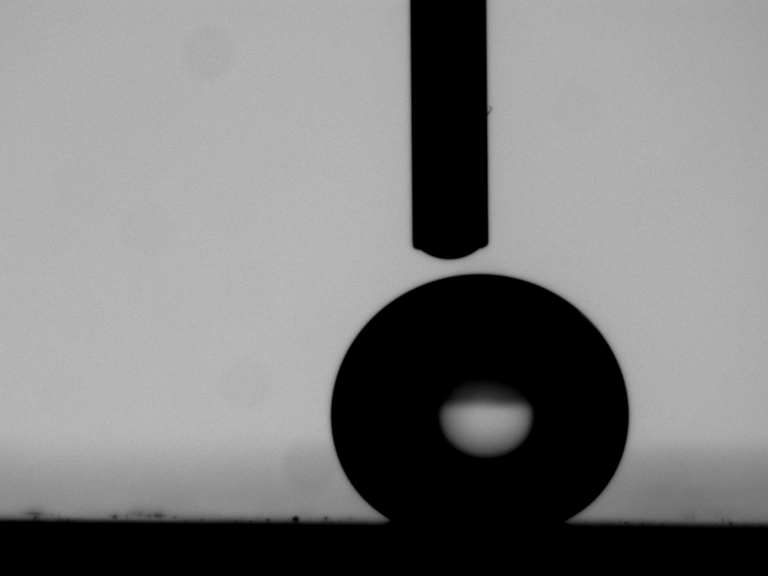
#> input picture experimental data set/10.bmp, 768 x 576 px
$ python -i preprocessing.py   (imports and definitions only)   (older library calls are emulated)
#> lines starting #> are read from the running program, lines starting #| are printed output that depends on the picture; after the words box and inside, x2 and y2 are one past the last pixel; in counts of white or black regions, pixels touching at a corner belong together
#> further down, picture is the input picture: shape (576, 768, 3); min 0, max 191, mean 124.4
#!/usr/bin/env python
# coding=utf-8

"""This code serves as a discrete instance of image preprocessing before contact
angle fit software is implemented

This includes automatic identification of the drop through Hough transform,
followed by cropping of the image to isolate the drop. Tilt correction is then
performed using the identified contact points of the drop.
"""


from sklearn.cluster import OPTICS  # for clustering algorithm
import numpy as np
import matplotlib.pyplot as plt
import cv2
import math  # for tilt_correction
from scipy import misc, ndimage  # for tilt_correction


def auto_crop(img, low=50, high=150, apertureSize=3, verbose=0):  # DS 08/06/23
    '''
    Automatically identify where the crop should be placed within the original
    image

    This function utilizes the opencv circular and linear Hough transfrom
    implementations to identify the most circular object in the image
    (the droplet), and center it within a frame that extends by padding to each
    side.

    :param img: 2D numpy array of [x,y] coordinates of the edges of the
                  image
    :param low: Value of the weak pixels in the dual thresholding
    :param high: Value of the strong pixels in the dual thresholding
    :param apertureSize: The aperture size variable given to cv2.Canny during
                        edge detection
    :param verbose: Integer values from 0 to 2, giving varying degrees of detail
    :return: list of [left, right, top, bottom] values for the edges of the
             bounding box
    '''
#> called with low = 50, high = 150, apertureSize = 3, verbose = 0

    if verbose >= 1:
        print('Performing auto-cropping, please wait...')

    # find edges in the image
    gray = cv2.cvtColor(img, cv2.COLOR_BGR2GRAY)
    edges = cv2.Canny(gray, low, high, apertureSize=apertureSize)
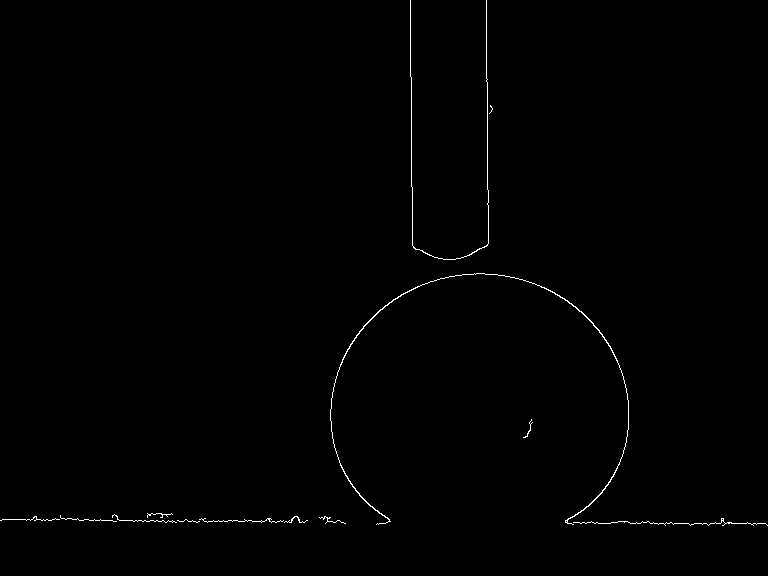
#> edges: shape (576, 768); 0.48% white in thin lines or dots

    # hough circle to find droplet - minRadius at 5% img width
    circles = cv2.HoughCircles(edges, cv2.HOUGH_GRADIENT, 1,
                               minDist=max(img.shape),  # one circle
                               param1=30,
                               param2=15,
                               minRadius=int(img.shape[1]*0.02),  # 0.05
                               maxRadius=0)
#> circles = [[480.5, 423.5, 151.1]]

    if circles is not None:
        circles = np.uint16(np.around(circles))
#> circles = [[480, 424, 151]]
        for i in circles[0, :]:
            center = (i[0], i[1])
            radius = i[2]

            if verbose >= 2:
                circle1 = plt.Circle(center, 1, color='r')
                # now make a circle with no fill, which is good for hi-lighting key results
                circle2 = plt.Circle(center, radius, color='r', fill=False)

                ax = plt.gca()
                ax.axis('equal')

                ax.add_patch(circle1)
                ax.add_patch(circle2)

                fig = plt.gcf()
                fig.set_size_inches(10, 10)

                plt.imshow(img)
                plt.title("Hough circle")
                plt.show()
                plt.close()
#> this loop made 1 pass
    else:
        # hough circle to find droplet - minRadius at 0
        circles = cv2.HoughCircles(edges, cv2.HOUGH_GRADIENT, 1,
                                   minDist=max(img.shape),  # one circle
                                   param1=30,
                                   param2=20,
                                   minRadius=0,
                                   maxRadius=0)
    if circles is not None:
        circles = np.uint16(np.around(circles))
        for i in circles[0, :]:
            center = (i[0], i[1])
            radius = i[2]

            if verbose >= 2:
                circle1 = plt.Circle(center, 1, color='r')
                # now make a circle with no fill, which is good for hi-lighting key results
                circle2 = plt.Circle(center, radius, color='r', fill=False)

                ax = plt.gca()
                ax.axis('equal')

                ax.add_patch(circle1)
                ax.add_patch(circle2)

                fig = plt.gcf()
                fig.set_size_inches(10, 10)

                plt.imshow(img)
                plt.title("Hough circle")
                plt.show()
                plt.close()
    else:
        print('Hough circle failed to identify a drop')

    # crop image based on circle found (this prevents hough line identifying the needle)
    bottom = int(center[1] + (radius * 1.2))  # add 20% padding
#> bottom = 605
    if bottom > img.shape[0]:
        bottom = img.shape[0]
    top = int(center[1] - (radius * 1.2))  # add 20% padding
#> top = 242
    if top < 0:
        top = 0

    img = img[top:bottom, :]
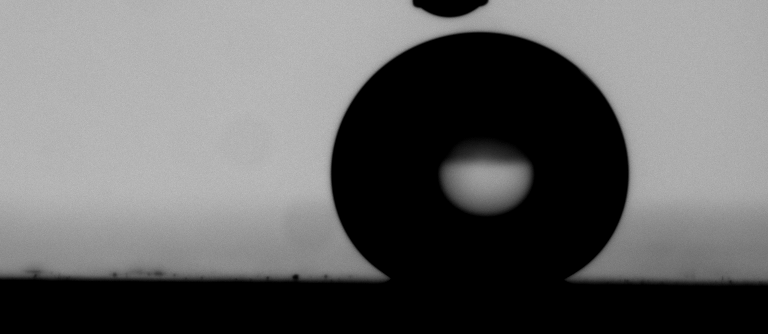
#> img: shape (334, 768, 3); min 0, max 191, mean 101
    edges = cv2.Canny(img, 50, 150, apertureSize=3)
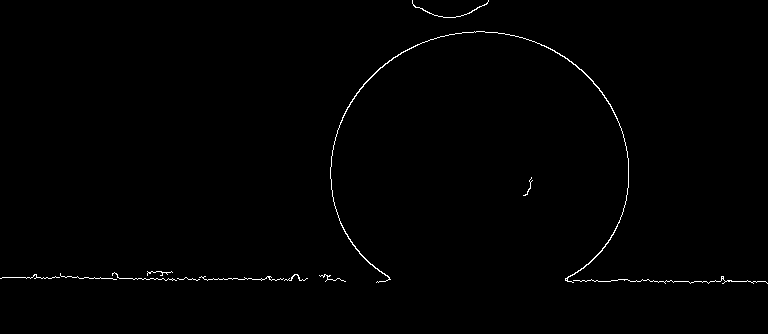
#> edges: shape (334, 768); 0.64% white in thin lines or dots, all inside (x1, y1, x2, y2) = (0, 0, 768, 284)
    # reassign circle center to new cropped image
    center = (center[0], -(center[1] - bottom))
#> center = (480, 152)

    if verbose >= 2:
        plt.imshow(img)
        plt.title('image after top and bottom crop')
        plt.show()
        plt.close()

    # hough lines to find baseline
    lines = cv2.HoughLines(edges, 1, np.pi/180, 100)
#> lines = [[281, 1.57], [279, 1.57], [276, 1.59]]
#> (the rest of the program and of its run is left out)
